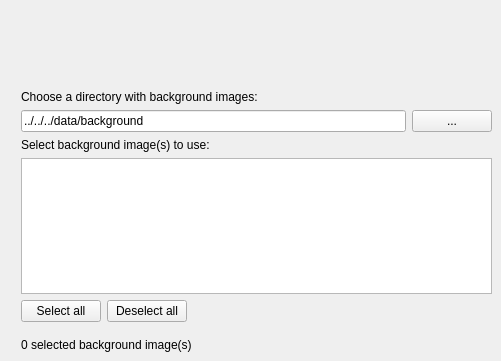
  <widget class="QWizardPage" name="ChoiceBackgrounds">
   <property name="subTitle">
    <string>DocCreator</string>
   </property>
   <widget class="QWidget" name="layoutWidget_5">
    <property name="geometry">
     <rect>
      <x>21</x>
      <y>90</y>
      <width>471</width>
      <height>262</height>
     </rect>
    </property>
    <layout class="QVBoxLayout" name="verticalLayout_18">
     <item>
      <widget class="QLabel" name="label_4">
       <property name="text">
        <string>Choose a directory with background images:</string>
       </property>
      </widget>
     </item>
     <item>
      <layout class="QHBoxLayout" name="horizontalLayout_19">
       <item>
        <widget class="QLineEdit" name="backgroundPath">
         <property name="text">
          <string>../../../data/background</string>
         </property>
        </widget>
       </item>
       <item>
        <widget class="QPushButton" name="btnChooseBackgroundDir">
         <property name="enabled">
          <bool>true</bool>
         </property>
         <property name="text">
          <string>...</string>
         </property>
        </widget>
       </item>
      </layout>
     </item>
     <item>
      <widget class="QLabel" name="labelSB">
       <property name="text">
        <string>Select background image(s) to use:</string>
       </property>
      </widget>
     </item>
     <item>
      <widget class="QListView" name="listBackgroundView">
       <property name="selectionMode">
        <enum>QAbstractItemView::MultiSelection</enum>
       </property>
      </widget>
     </item>
     <item>
      <layout class="QHBoxLayout" name="horizontalLayout_33">
       <property name="rightMargin">
        <number>0</number>
       </property>
       <property name="bottomMargin">
        <number>10</number>
       </property>
       <item>
        <widget class="QPushButton" name="btnSelectBckgd">
         <property name="text">
          <string>Select all</string>
         </property>
        </widget>
       </item>
       <item>
        <widget class="QPushButton" name="btnDeselectBckgd">
         <property name="text">
          <string>Deselect all</string>
         </property>
        </widget>
       </item>
       <item>
        <spacer name="horizontalSpacer_8">
         <property name="orientation">
          <enum>Qt::Horizontal</enum>
         </property>
         <property name="sizeHint" stdset="0">
          <size>
           <width>20</width>
           <height>20</height>
          </size>
         </property>
        </spacer>
       </item>
      </layout>
     </item>
     <item>
      <widget class="QLabel" name="label_nbBackgrounds">
       <property name="enabled">
        <bool>true</bool>
       </property>
       <property name="text">
        <string>0 selected background image(s)</string>
       </property>
      </widget>
     </item>
    </layout>
   </widget>
  </widget>
